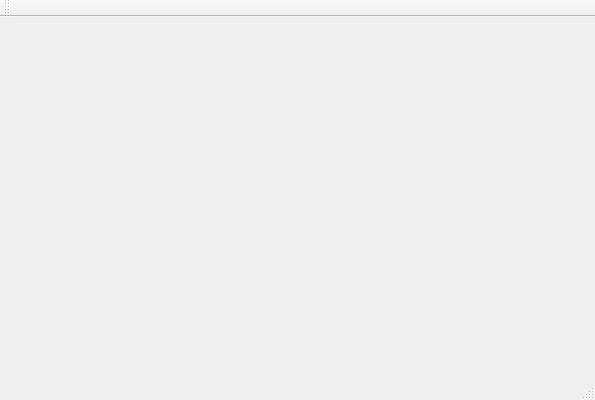
<?xml version="1.0" encoding="UTF-8"?>
<ui version="4.0">
 <class>ImageProcessingClass</class>
 <widget class="QMainWindow" name="ImageProcessingClass">
  <property name="geometry">
   <rect>
    <x>0</x>
    <y>0</y>
    <width>595</width>
    <height>400</height>
   </rect>
  </property>
  <property name="windowTitle">
   <string>ImageProcessing</string>
  </property>
  <widget class="QWidget" name="centralWidget"/>
  <widget class="QMenuBar" name="menuBar">
   <property name="geometry">
    <rect>
     <x>0</x>
     <y>0</y>
     <width>595</width>
     <height>23</height>
    </rect>
   </property>
  </widget>
  <widget class="QToolBar" name="mainToolBar">
   <attribute name="toolBarArea">
    <enum>TopToolBarArea</enum>
   </attribute>
   <attribute name="toolBarBreak">
    <bool>false</bool>
   </attribute>
  </widget>
  <widget class="QStatusBar" name="statusBar"/>
 </widget>
 <layoutdefault spacing="6" margin="11"/>
 <resources>
  <include location="ImageProcessing.qrc"/>
 </resources>
 <connections/>
</ui>
